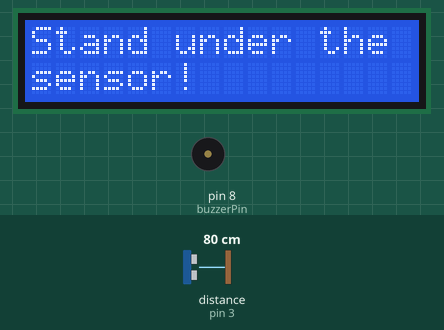
The sketch below on a simulated Arduino Uno, built with avr-gcc and run on an emulated ATmega328P. Shown: 16×2 character LCD, buzzer (waves = sounding). Inputs (shaded band) come from the test bench; at power-on: distance to the obstacle (sensor on pin 3) 80 cm. What the sketch prints to the serial monitor is not drawn.

Above: at 1.2 s.
1.3 s: distance to the obstacle (sensor on pin 3) set to 70 cm
5.3 s: distance to the obstacle (sensor on pin 3) set to 59 cm
At 8.7 s:
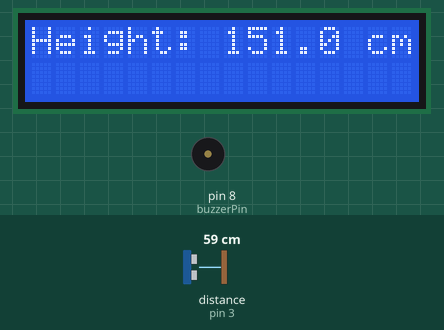
At 16.1 s:
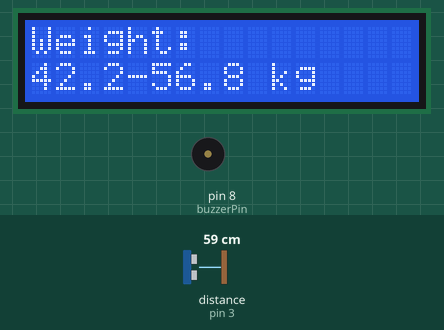
Timing chart, 0 to 17.6 s (numbered marks = the images above; inputs shaded):
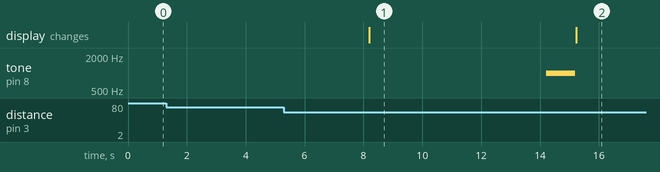

The sketch:

Height-detector.ino
```cpp
#include <HCSR04.h>
#include <LiquidCrystal_I2C.h>

// Initialize LCD and Ultrasonic sensor
LiquidCrystal_I2C lcd(0x27, 16, 2);
HCSR04 distanceSensor(2,3);

// Global variables
float distance;
float boxHeight = 210.0;
int buzzerPin = 8;
int heightInCm;

// Function prototypes
void setup();
void loop();
void printInstructions();
void printHeight();
void printWeight(float heightInMeters, float heightInCm);

void setup() {
    Serial.begin(9600);
    lcd.init();
    lcd.backlight();
    pinMode(buzzerPin, OUTPUT);
    printInstructions();
}

void loop() {
    distance = distanceSensor.dist();
    Serial.println(distance);
    delay(2000);

    if (distance < 65) {
        printHeight();
        delay(1000);
        tone(buzzerPin, 1000);
        delay(1000);
        noTone(buzzerPin);

 // Calculate suggested weight and BMI based on height
        float heightInMeters = (boxHeight - distance) / 100.0;
// Convert box height from cm to meters
        printWeight(heightInMeters);
        delay(5000);
    }
       printInstructions();
}

void printInstructions() {
    lcd.clear();
    lcd.setCursor(0, 0);
    lcd.print("Stand under the");
    lcd.setCursor(0, 1);
    lcd.print("sensor!");
}

void printHeight() {
    float heightInCm = boxHeight - distance;
    lcd.clear();
    lcd.setCursor(0, 0);
    lcd.print("Height:");
    lcd.setCursor(8, 0);
    lcd.print(heightInCm, 1);
    lcd.setCursor(14, 0);
    lcd.print("cm");
    delay(5000);
}

void printWeight(float heightInMeters)
{
 // Calculate suggested weight based on BMI range (18.5 - 24.9)
    float minBMI = 18.5;
    float maxBMI = 24.9;
    float minWeight = minBMI * (heightInMeters * heightInMeters);
    float maxWeight = maxBMI * (heightInMeters * heightInMeters);
lcd.clear();
    lcd.setCursor(0, 0);
    lcd.print("Weight:");
    lcd.setCursor(0, 1);
    lcd.print(minWeight, 1);
// Display suggested minimum weight in kilogram
    lcd.print("-");
    lcd.print(maxWeight, 1);
// Display suggested maximum weight in kilogram
    lcd.setCursor(10, 1);
    lcd.print("kg");
    delay(5000);
    setup();
}
// Krysthille Anne Tambis
```

Measured:
- the behaviour switches between 65 and 64 cm on distance to the obstacle (sensor on pin 3) (found by bisection; images 0 and 1)
- after the input at 1.3 s, every drawn part: stays the same
- after the input at 5.3 s, tone on pin 8 (buzzerPin): silent → 1000 Hz after 8.9 s, → silent 1.0 s later; the display: changes after 2.9 s (image 1)
- what the display in image 1 shows lasts 7.0 s, from 8.2 s to 15.2 s
